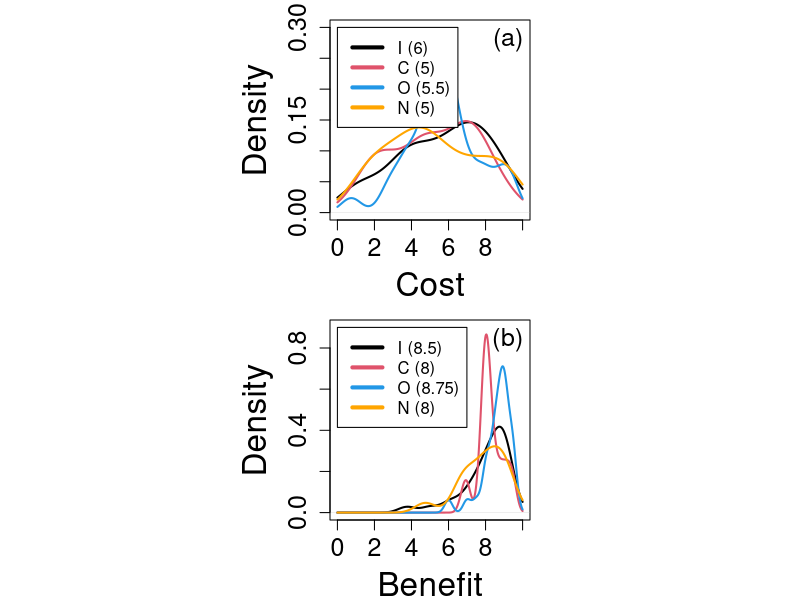

Here is the R script that generated this plot:

dat = read.csv("ICON Cost_Benefit - Sheet1.csv",skip=1,stringsAsFactors = F)
head(dat)

# make kernel density plots

pdf("ICON_Cost_Benefit.pdf",height=10)
par(pty="s",mfrow=c(2,1),mar=c(4,4,1,1))

plot(density(dat$I_Cost,from = 0,to = 10),type = "l",lwd=2,xlab="Cost",cex.lab=2,cex.axis=1.5,main="",ylim=c(0,0.3))
points(density(dat$C_Cost,from = 0,to = 10),type = "l",lwd=2,col=2)
points(density(dat$O_Cost,from = 0,to = 10),type = "l",lwd=2,col=4)
points(density(dat$N_Cost,from = 0,to = 10),type = "l",lwd=2,col="orange")
legend(0,0.3,legend = c(paste0("I (",round(median(dat$I_Cost),digits = 2),")"),
                        paste0("C (",round(median(dat$C_Cost),digits = 2),")"),
                        paste0("O (",round(median(dat$O_Cost),digits = 2),")"),
                        paste0("N (",round(median(dat$N_Cost),digits = 2),")")),
       lty = 1,col=c(1,2,4,"orange"),lwd=4)
mtext(text = "(a) ",side = 3,line = -1.5,cex = 1.5,adj = 1)


plot(density(dat$I_Benefit,from = 0,to = 10),type = "l",lwd=2,xlab="Benefit",cex.lab=2,cex.axis=1.5,main="",ylim=c(0,0.9))
points(density(dat$C_Benefit,from = 0,to = 10),type = "l",lwd=2,col=2)
points(density(dat$O_Benefit,from = 0,to = 10),type = "l",lwd=2,col=4)
points(density(dat$N_Benefit,from = 0,to = 10),type = "l",lwd=2,col="orange")
legend(0,0.9,legend = c(paste0("I (",round(median(dat$I_Benefit),digits = 2),")"),
                        paste0("C (",round(median(dat$C_Benefit),digits = 2),")"),
                        paste0("O (",round(median(dat$O_Benefit),digits = 2),")"),
                        paste0("N (",round(median(dat$N_Benefit),digits = 2),")")),
       lty = 1,col=c(1,2,4,"orange"),lwd=4)
mtext(text = "(b) ",side = 3,line = -1.5,cex = 1.5,adj = 1)

dev.off()

# do wilcox text comparing cost to benefit

costs = c(dat$I_Cost,dat$C_Cost,dat$O_Cost,dat$N_Cost)

benefits = c(dat$I_Benefit,dat$C_Benefit,dat$O_Benefit,dat$N_Benefit)

summary(costs)
# Min. 1st Qu.  Median    Mean 3rd Qu.    Max. 
# 0.750   3.750   5.375   5.434   7.250   9.250

summary(benefits)
# Min. 1st Qu.  Median    Mean 3rd Qu.    Max. 
# 3.750   7.750   8.375   8.177   9.000   9.500 

wilcox.test(x = costs,y = benefits)
# W = 2273.5, p-value < 2.2e-16


